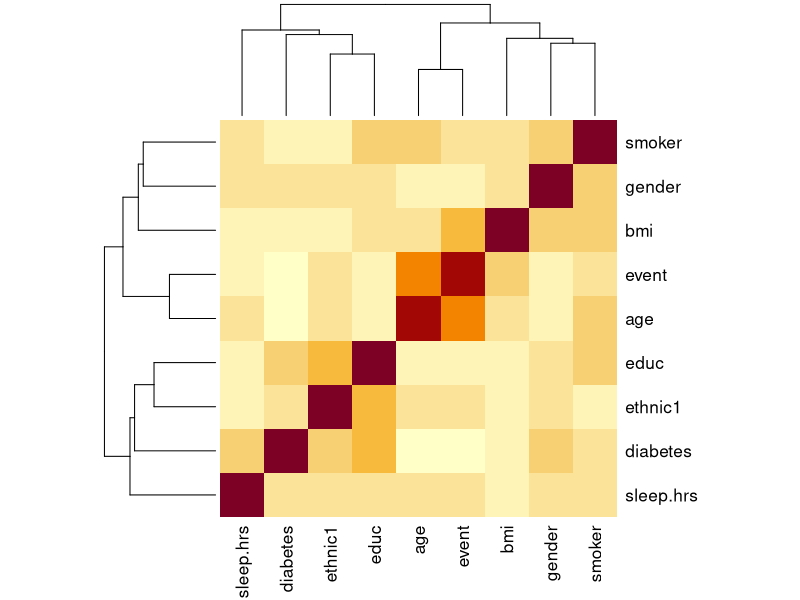
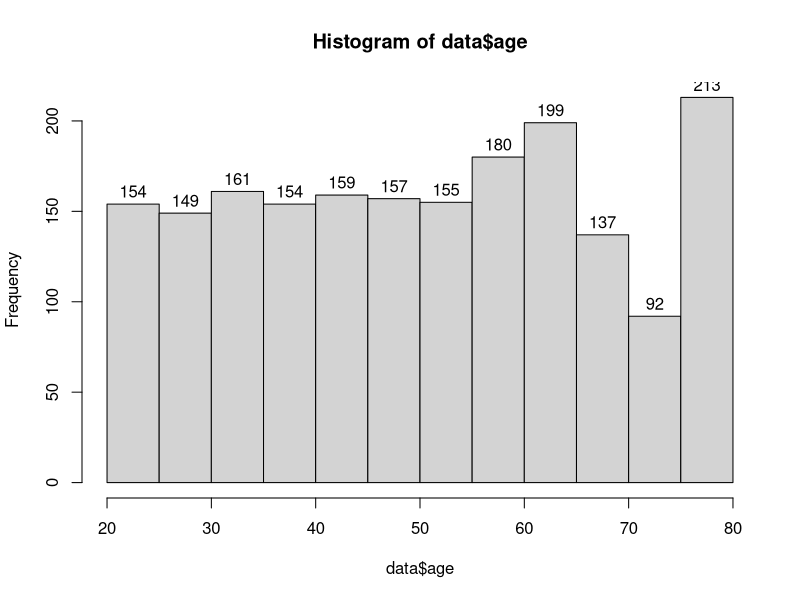
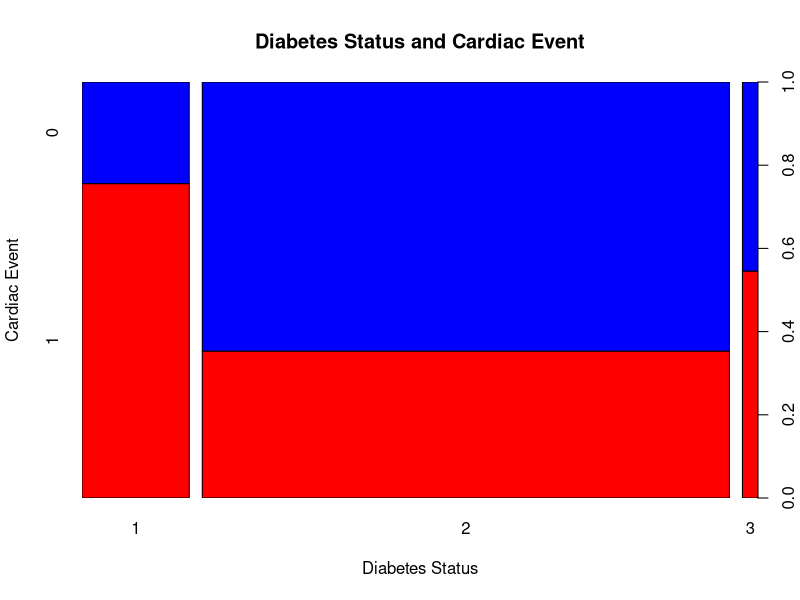
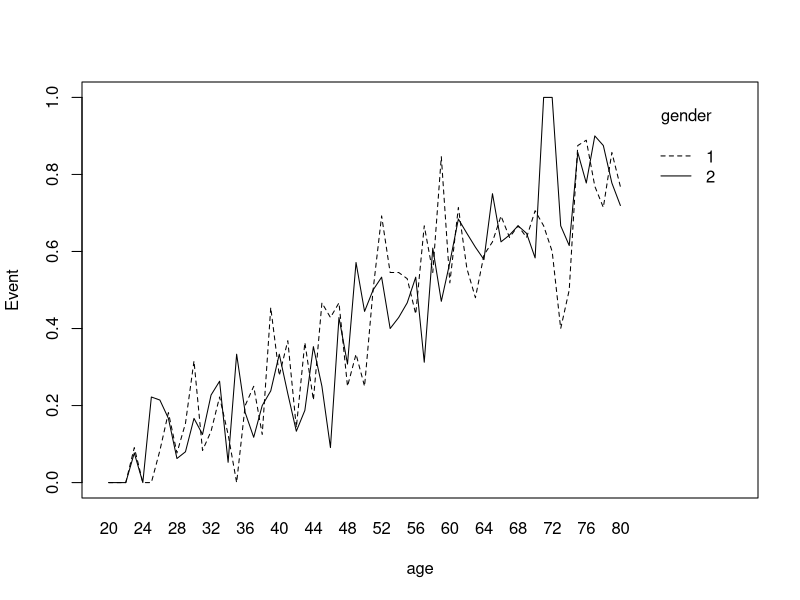
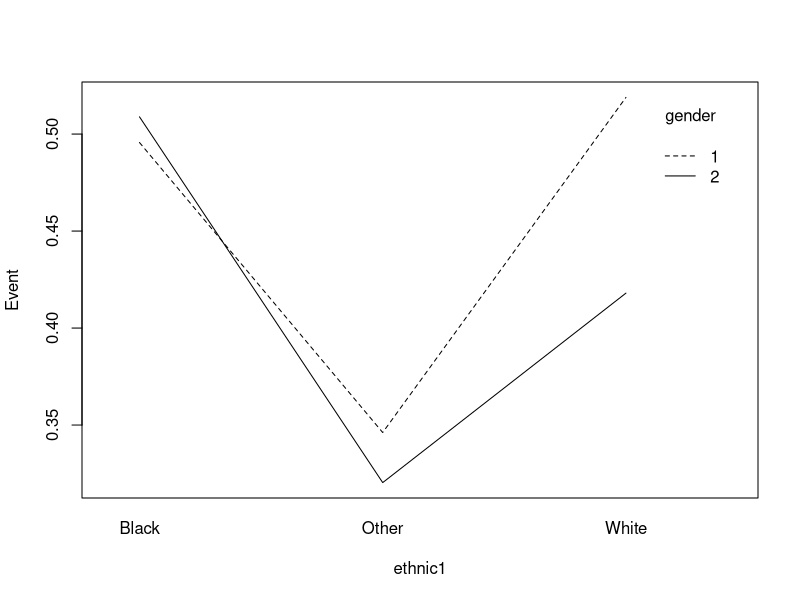
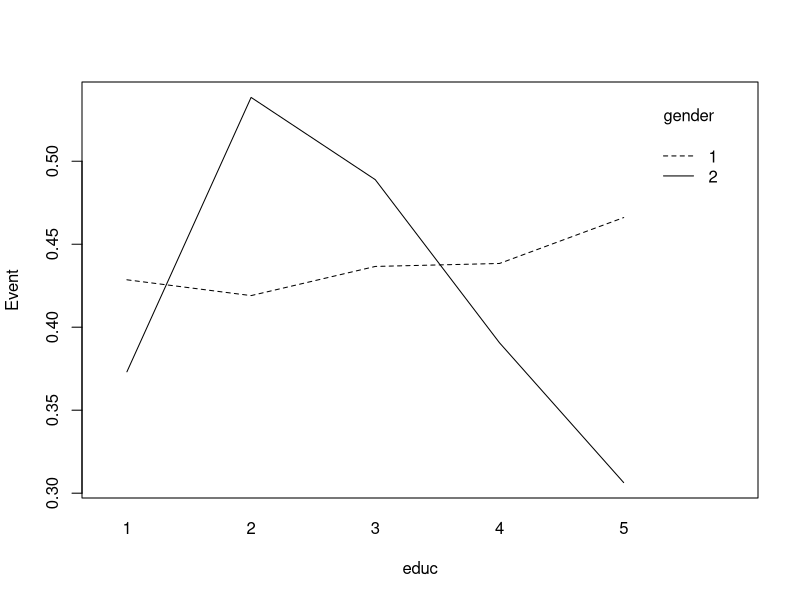
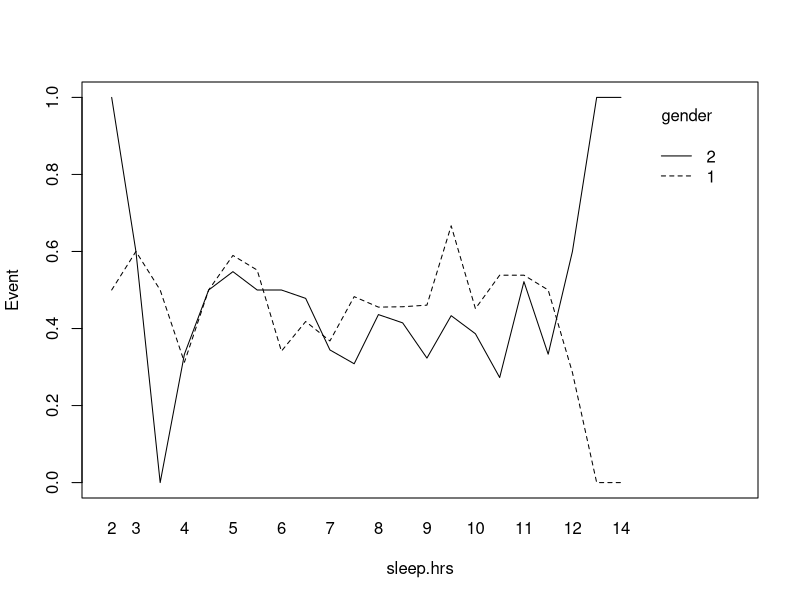
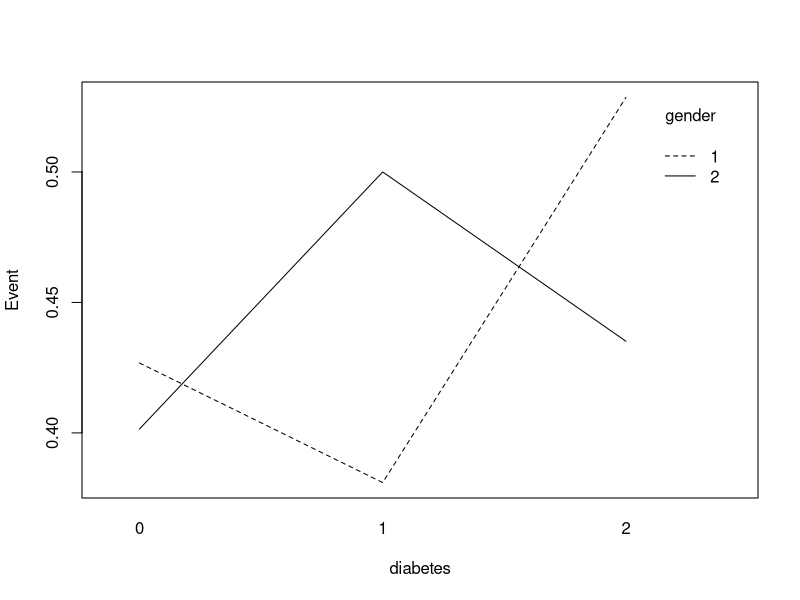

Write the R code that produced these figures, in order. (Note: this script raises an error after producing the figures.)
## ---- chunk 1
knitr::opts_chunk$set(echo = TRUE)
## ---- chunk 2
# Load the CSV file
data_old <- read.csv("../Handout/final_cardiac_data.csv")

# Data Overview
head(data_old)
## ---- chunk 3
# Remove identifier columns
data <- data_old[, !(names(data_old) %in% c("X", "seqn"))]

# Run summary statistics to get overview
summary(data)
## ---- chunk 4
# Find the correlation between each predictor
cor_matrix <- cor(na.omit(data)); cor_matrix
## ---- chunk 5
# Use heat map to visualize correlation matrix 
heatmap(cor_matrix)
## ---- chunk 6
# Precise data analysis and process

# Event
table(data$event)
data$event <- as.factor(data$event)

# Gender
table(data$gender)
data$gender <- as.factor(data$gender)

# Age
hist(data$age, labels = T)

# ethnic1
library(dplyr)
table(data$ethnic1)
data <- data %>%
  mutate(ethnic1 = case_when(
    ethnic1 == 1 ~ "Other",
    ethnic1 == 2 ~ "Other",
    ethnic1 == 3 ~ "White",
    ethnic1 == 4 ~ "Black",
    ethnic1 == 5 ~ "Other",
    TRUE ~ as.character(ethnic1)
  ))

# educ
table(data$educ)
# Since educ = 9 means Don't know, it's hard to assign value and with only one record. Remove the record
data <- data[data$educ != 9, ]
data$educ <- as.factor(data$educ)

## ---- chunk 7
# Use linear regression or logistic regression to predict the value of the NA
# Only keep records without N/A value to do the predict
data_no_na <- na.omit(data)
## ---- chunk 8
# According to the correlation, use the highest possible predictors
sleep_fit <- lm(sleep.hrs ~ gender+age+ethnic1+educ, data)
summary(sleep_fit)
## ---- chunk 9
# Based on first try, use the most significant predictors
sleep_fit1 <- lm(sleep.hrs ~ gender+ethnic1, data)
summary(sleep_fit1)
## ---- chunk 10
# Evaluate Model Performance
# Predicted values from the model
predicted_sleep <- predict(sleep_fit1, newdata = data_no_na)

# R-squared (R²); low R^2 values, so regression model does not perform well. Thus, we decide to replace all NAs with meidan value.
rsquared <- 1 - (sum((data_no_na$sleep.hrs - predicted_sleep)^2) / sum((data_no_na$sleep.hrs - mean(data_no_na$sleep.hrs))^2)); rsquared
## ---- chunk 11
# Replace the missing value using the predict model
# Find rows with missing values
sleep_rows_with_na <- is.na(data$sleep.hrs)
data$sleep.hrs[sleep_rows_with_na] <- median(data_no_na$sleep.hrs)

# Check Result
sum(is.na(data$sleep.hrs))
summary(data$sleep.hrs)
## ---- chunk 12
library("vcdExtra")
table(data$diabetes)
# Change Don't know as NaN, which will be processed later.
data$diabetes[data$diabetes == 9] <- NaN

diabete_tab <- table(data$event, data$diabetes)
spineplot(t(diabete_tab), main = "Diabetes Status and Cardiac Event", 
          xlab="Diabetes Status", ylab="Cardiac Event", col=c("red","blue"))

# Run trend data
CMHtest(diabete_tab)

# Results shows that there is a linear association, so keep borderline category
## ---- chunk 13
# Need to run logistic regression to predict diabetes status for the NaN
# data_no_na$diabetes[data_no_na$diabetes == 3] <- 1 
# data_no_na$diabetes[data_no_na$diabetes == 2] <- 0 
# predicted_diabetes <- ifelse(predict(diab_pr, newdata = data_no_na) >= 0.5, 1, 0)
# mean(data_no_na$diabetes == predicted_diabetes)
# # Missing value replace
# rows_with_na <- is.na(data$diabetes)
# predicted_probabilities <- predict(diab_pr, newdata = data[rows_with_na, ], type = "response")
# data$diabetes[rows_with_na] <- ifelse(predicted_probabilities >= 0.5, 1, 0)
# # Check Result
# sum(is.na(data$diabetes))
# summary(data$diabetes)

# Give up multinomial logistic regression, drop all NaN in column `diabetes`:
data<-subset(data, !is.na(diabetes))

data$diabetes[data_no_na$diabetes == 2] <- 0 
data$diabetes[data_no_na$diabetes == 1] <- 2
data$diabetes[data_no_na$diabetes == 3] <- 1
table(data$diabetes,useNA = "ifany")
## ---- chunk 14
table(data$smoker)
# For Categorical response, first Categorize the result to (0-No smoke; 1-smoke)
# turn 2 into 0, which not only turns data to correct format of data for logistic regression but also more intuitive.
data$smoker[data$smoker == 2] <- 0
smoke_pr <- glm(smoker ~ gender + educ + age, data = data, family = binomial)
# Model evaluation
summary(smoke_pr)
data_no_na$smoker[data_no_na$smoker == 2] <- 0
predicted_smoker <- ifelse(predict(smoke_pr, newdata = data_no_na) >= 0.5, 1, 0)
mean(data_no_na$smoker == predicted_smoker)
## ---- chunk 15
# Missing value replace
rows_with_na <- is.na(data$smoker)
predicted_probabilities <- predict(smoke_pr, newdata = data[rows_with_na, ], type = "response")
data$smoker[rows_with_na] <- ifelse(predicted_probabilities >= 0.5, 1, 0)
# Check Result
sum(is.na(data$smoker))
summary(data$smoker)
## ---- chunk 16
# According to the correlation, use the highest possible predictors
bmi_model = lm(bmi ~ educ + age + gender + ethnic1, data)
summary(bmi_model)
# Based on first try, use the most significant predictors
bmi_model1 = lm(bmi ~ gender + ethnic1, data)
summary(bmi_model1)
## ---- chunk 17
# Evaluate Model Performance
# Predicted values from the model

# R-squared (R²)
# rsquared <- 1 - (sum((data_no_na$bmi - predicted_bmi)^2) / sum((data_no_na$bmi - mean(data_no_na$bmi))^2)); # rsquared
## ---- chunk 18
# Have terrible result in model, so we decided to use the median value to replace the missing value
rows_with_na <- is.na(data$bmi)
data$bmi[rows_with_na] <- median(data_no_na$bmi)
data$bmi <- cut(data$bmi, breaks=c(-Inf, 18.5, 24.9, 29.9, Inf), labels=c("Underweight","Normal","Overweight", "Obese"))
## ---- chunk 19
# Check Result
sum(is.na(data$bmi))
summary(data$bmi)
## ---- chunk 20
#data$diabetes<-as.factor(data$diabetes) #treat diabetes as numeric
data$gender<-as.factor(data$gender)
data$ethnic1<-as.factor(data$ethnic1)
data$educ<-as.factor(data$educ)
data$smoker<-as.factor(data$smoker)
data$bmi<-as.factor(data$bmi)
anyNA(data)
## ---- chunk 21
library(ggplot2)

# interaction.plot(data$diabetes, data$smoker, response = as.numeric(data$event), trace.label = "smoker", fun=mean)
catv<-c("gender","diabetes","smoker","ethnic1","educ") # categorical
vars<-colnames(data)[!colnames(data)=="event"] # everything except response var.

for (i in catv){
  for (j in vars){
    if (i!=j){ 
      interaction.plot(
      x.factor = as.factor(data[[j]]),
      trace.factor = as.factor(data[[i]]),
      response = as.numeric(as.character(data$event)), 
      type = "l", legend = TRUE,
      xlab=j,
      ylab="Event",
      trace.label = i
    )}
  }
}
## ---- chunk 22
library(lmtest)

predictors <- colnames(data)
# exclude the response in our results
predictors <- predictors[predictors != "event"]

lrfunction <- function(i, j){
  results <- data.frame(term1 = character(), term2 = character(), pvalue = numeric(), significant = character(), stringsAsFactors = FALSE)
  significant = "no"
  formula_str <- paste("event ~", i, "+", j, "+", i, ":", j)
  model1 <- glm(formula_str, data = data, family = binomial)
  formula_str <- paste("event ~", i, "+", j)
  model2 <- glm(formula_str, data = data, family = binomial)
  lr_test <- lrtest(model1, model2)
  term1 <- i
  term2 <- j
  pvalue <- lr_test$Pr[2]
  if (pvalue < 0.05){
    significant = "yes"
  }
  results <- data.frame(term1 = term1, term2 = term2, pvalue = pvalue, significant = significant)
  return(results)
}


for (i in 1:(length(predictors) - 1)) {
  for (j in (i + 1):length(predictors)) {
    print(mapply(lrfunction, predictors[[i]], predictors[[j]]))
    cat("---")
  }
}
## ---- chunk 23
par(mfrow = c(1, 1))
par(mfrow = c(2, 2), mar = c(4, 4, 2, 1))
#options(repr.plot.width = 50, repr.plot.height = 20)


interaction.plot(
  x.factor = as.factor(data$gender),
  trace.factor = as.factor(data$educ),
  response =as.numeric(as.character(data$event))
  , type = "l", legend = TRUE,
  xlab="gender",
  ylab="event",
  trace.label = "educ",
  main="p-value: 0.002665085")
  
interaction.plot(
  x.factor = as.factor(data$age),
  trace.factor = as.factor(data$ethnic1),
  response = as.numeric(as.character(data$event))
  , type = "l", legend = TRUE,
  xlab="age",
  ylab="event",
  trace.label = "ethnic",
  main="p-value: 0.03264694")
  
interaction.plot(
x.factor = as.factor(data$sleep.hrs),
trace.factor = as.factor(data$ethnic1),
response =as.numeric(as.character(data$event))
, type = "l", legend = TRUE,
xlab="sleep hour",
ylab="event",
trace.label = "ethnic",
main="p-value: 0.04004753")

interaction.plot(
x.factor = as.factor(data$ethnic1),
trace.factor = as.factor(data$smoker),
response =as.numeric(as.character(data$event))

, type = "l", legend = TRUE,
xlab="ethnic",
ylab="event",
trace.label = "smoker",
main="p-value: 0.04341657")

## ---- chunk 24
library(MASS)
drop.step <- step(full.model, direction='backward', scope=formula(full.model), trace=0)
drop.step$anova
## ---- chunk 25
# Stepwise regression model
# full.model <- glm(event ~.+gender*educ+age*ethnic1+ethnic1*sleep.hrs+ethnic1*smoker, data = data, family = binomial)
full.model <- glm(event ~., data = data, family = binomial)
step.model <- stepAIC(full.model,
                      trace = FALSE)
summary(step.model)
## ---- chunk 26
full.model2<-glm(event ~.+ethnic1*sleep.hrs+age*sleep.hrs+bmi*sleep.hrs+smoker*sleep.hrs+gender*sleep.hrs+educ*sleep.hrs+diabetes*sleep.hrs, data = data, family = binomial)
backward.step2 <- step(full.model2, direction='backward', scope=formula(full.model2), trace=0)
backward.step2$anova
## ---- chunk 27
step.model2 <- stepAIC(full.model2,
                      trace = FALSE)
summary(step.model2)
